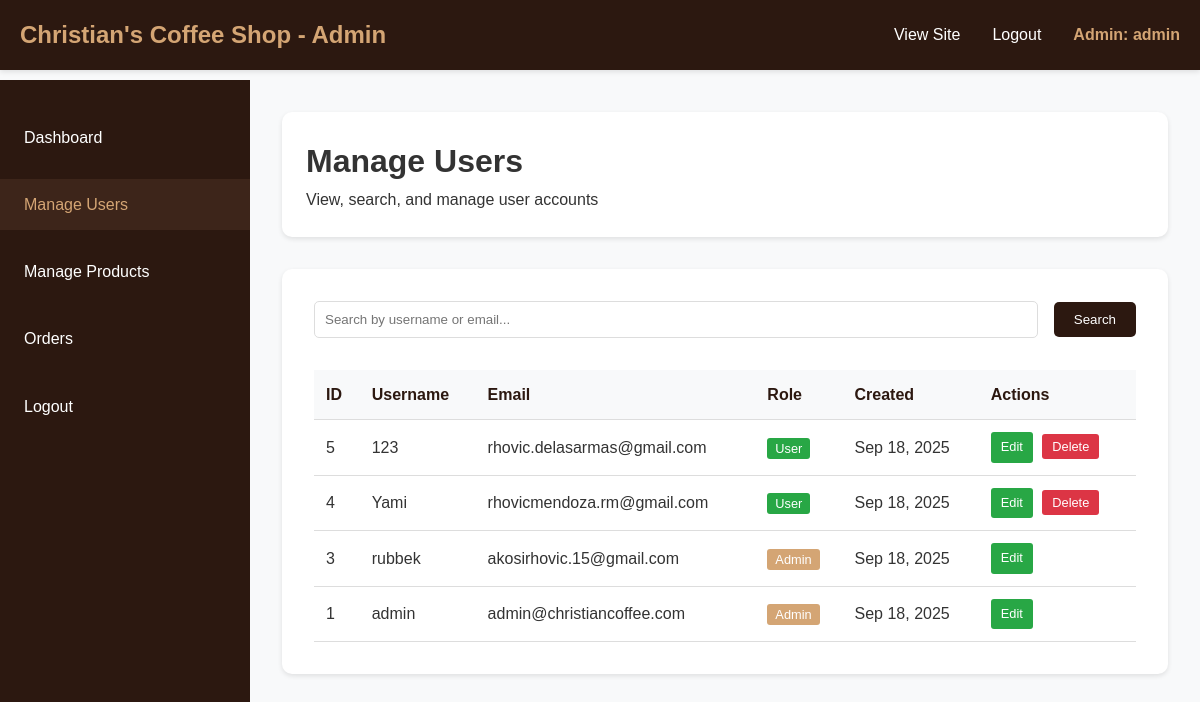
The page /admin/manage-users.php (signed in) on the database its author committed.
### tables this page shows
CREATE TABLE `users` (
  `id` int(11) NOT NULL,
  `username` varchar(50) NOT NULL,
  `email` varchar(100) NOT NULL,
  `password` varchar(255) NOT NULL,
  `role` enum('user','admin') DEFAULT 'user',
  `created_at` timestamp NOT NULL DEFAULT current_timestamp()
);

### admin/manage-users.php (the view, shortened to what this page needs)
<?php
require_once '../config.php';
$search = isset($_GET['search']) ? trim($_GET['search']) : '';
$where_clause = '';
$params = [];
$sql = "SELECT * FROM users $where_clause ORDER BY created_at DESC";
$stmt = $pdo->prepare($sql);
$stmt->execute($params);
$users = $stmt->fetchAll();
?>
<!DOCTYPE html>
<html lang="en">
<head>
    <link rel="stylesheet" href="../styles.css">
</head>
<body>
    <nav class="navbar">
        <div class="nav-container">
            <h1 class="logo">Christian's Coffee Shop - Admin</h1>
            <ul class="nav-menu">
                <li><a href="../index.php" class="nav-link">View Site</a></li>
                <li><a href="../logout.php" class="nav-link">Logout</a></li>
                <li><span class="nav-user">Admin: <?php echo htmlspecialchars($_SESSION['username']); ?></span></li>
            </ul>
        </div>
    </nav>
    <div class="admin-container">
        <div class="admin-sidebar">
            <ul>
                <li><a href="dashboard.php">Dashboard</a></li>
                <li><a href="manage-users.php" class="active">Manage Users</a></li>
                <li><a href="manage-products.php">Manage Products</a></li>
                <li><a href="orders.php">Orders</a></li>
                <li><a href="../logout.php">Logout</a></li>
            </ul>
        </div>
        <div class="admin-content">
            <div class="admin-header">
                <h1>Manage Users</h1>
                <p>View, search, and manage user accounts</p>
            </div>
            <div class="admin-card">
                <form class="search-form" method="GET">
                    <input type="text" name="search" placeholder="Search by username or email..." value="<?php echo htmlspecialchars($search); ?>">
                    <button type="submit">Search</button>
                </form>
                <table class="admin-table">
                    <thead>
                        <tr>
                            <th>ID</th>
                            <th>Username</th>
                            <th>Email</th>
                            <th>Role</th>
                            <th>Created</th>
                            <th>Actions</th>
                        </tr>
                    </thead>
                    <tbody>
                        <?php foreach ($users as $user): ?>
                            <tr>
                                <td><?php echo $user['id']; ?></td>
                                <td><?php echo htmlspecialchars($user['username']); ?></td>
                                <td><?php echo htmlspecialchars($user['email']); ?></td>
                                <td>
                                    <span style="padding: 3px 8px; border-radius: 3px; font-size: 0.8rem;
                                          background: <?php echo $user['role'] === 'admin' ? '#d4a574' : '#28a745'; ?>;
                                          color: white;">
                                        <?php echo ucfirst($user['role']); ?>
                                    </span>
                                </td>
                                <td><?php echo date('M j, Y', strtotime($user['created_at'])); ?></td>
                                <td>
                                    <a href="edit-user.php?id=<?php echo $user['id']; ?>" class="btn-edit btn-small">Edit</a>
                                    <?php if ($user['role'] !== 'admin' && $user['id'] !== $_SESSION['user_id']): ?>
                                        <button onclick="confirmDelete('user', <?php echo $user['id']; ?>, '<?php echo htmlspecialchars($user['username']); ?>')" class="btn-delete btn-small">Delete</button>
                                    <?php endif; ?>
                                </td>
                            </tr>
                        <?php endforeach; ?>
                    </tbody>
                </table>
            </div>
        </div>
    </div>
</body>
</html>

### styles.css (style rules this page uses)
* { margin: 0; padding: 0; box-sizing: border-box; }
body { font-family: 'Arial', sans-serif; line-height: 1.6; color: #333; background-color: #f8f9fa; }
.navbar { background: #2c1810; color: white; padding: 1rem 0; position: fixed; top: 0; width: 100%; z-index: 1000; box-shadow: 0 2px 5px rgba(0,0,0,0.1); }
.nav-container { max-width: 1200px; margin: 0 auto; padding: 0 20px; display: flex; justify-content: space-between; align-items: center; }
.logo { font-size: 1.5rem; color: #d4a574; }
.nav-menu { display: flex; list-style: none; gap: 2rem; align-items: center; }
.nav-link { color: white; text-decoration: none; transition: color 0.3s; }
.nav-user { color: #d4a574; font-weight: bold; }
.admin-container { margin-top: 80px; display: flex; min-height: calc(100vh - 80px); }
.admin-sidebar { width: 250px; background: #2c1810; color: white; padding: 2rem 0; }
.admin-sidebar ul { list-style: none; }
.admin-sidebar li { margin-bottom: 1rem; }
.admin-sidebar a { color: white; text-decoration: none; padding: 0.8rem 1.5rem; display: block; transition: background 0.3s; }
.admin-sidebar a:hover, .admin-sidebar a.active { background: #3d251a; color: #d4a574; }
.admin-content { flex-grow: 1; padding: 2rem; background: #f8f9fa; }
.admin-header { background: white; padding: 1.5rem; border-radius: 10px; margin-bottom: 2rem; box-shadow: 0 2px 5px rgba(0,0,0,0.1); }
.admin-card { background: white; padding: 2rem; border-radius: 10px; box-shadow: 0 2px 5px rgba(0,0,0,0.1); margin-bottom: 2rem; }
.admin-table { width: 100%; border-collapse: collapse; margin-top: 1rem; }
.admin-table th, .admin-table td { padding: 12px; text-align: left; border-bottom: 1px solid #ddd; }
.admin-table th { background: #f8f9fa; color: #2c1810; font-weight: bold; }
.btn-small { padding: 5px 10px; font-size: 0.8rem; margin-right: 5px; }
.btn-edit { background: #28a745; color: white; border: none; border-radius: 3px; cursor: pointer; text-decoration: none; display: inline-block; }
.btn-delete { background: #dc3545; color: white; border: none; border-radius: 3px; cursor: pointer; }
.search-form { margin-bottom: 2rem; display: flex; gap: 1rem; align-items: center; }
.search-form input { flex-grow: 1; padding: 10px; border: 1px solid #ddd; border-radius: 5px; }
.search-form button { background: #2c1810; color: white; border: none; padding: 10px 20px; border-radius: 5px; cursor: pointer; }

### rows shown on the page
users: id "5", username "123", email "rhovic.delasarmas@gmail.com", role "User", created_at "Sep 18, 2025"
users: id "4", username "Yami", email "rhovicmendoza.rm@gmail.com", role "User", created_at "Sep 18, 2025"
users: id "3", username "rubbek", email "akosirhovic.15@gmail.com", role "Admin", created_at "Sep 18, 2025"
users: id "1", username "admin", email "admin@christiancoffee.com", role "Admin", created_at "Sep 18, 2025"

### other values the page prints
$_SESSION['username'] "admin"
